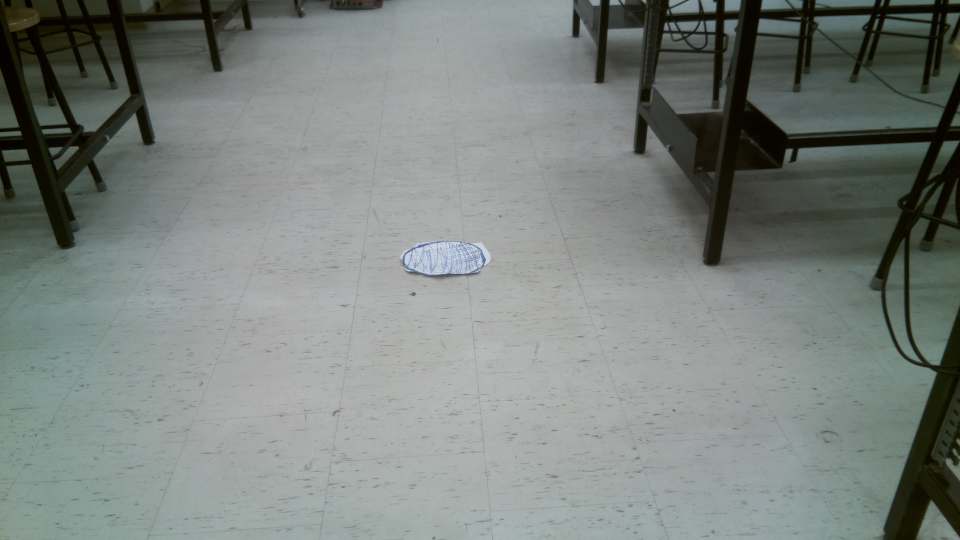
#> input picture Talha/Image Processing/indoor/image0000.jpg, 1920 x 1080 px (shown at 1/2 size)
$ python indoor_image.py   (older library calls are emulated)
#> lines starting #> are read from the running program, lines starting #| are printed output that depends on the picture; after the words box and inside, x2 and y2 are one past the last pixel; in counts of white or black regions, pixels touching at a corner belong together

import cv2 as cv
import glob
import numpy as np
i = 14

image1 = cv.imread('image0000.jpg')
#> image1 is the input picture: shape (1080, 1920, 3); mean B, G, R 126.8, 130.7, 124

mask = np.ones(image1.shape, dtype=np.uint8)
mask.fill(255)
#> mask: shape (1080, 1920, 3); every value is 255

roi_corners = np.array([[(300, 1100), (800, 400), (1200, 400), (1600, 1100)]])

cv.fillPoly(mask, roi_corners, 0)
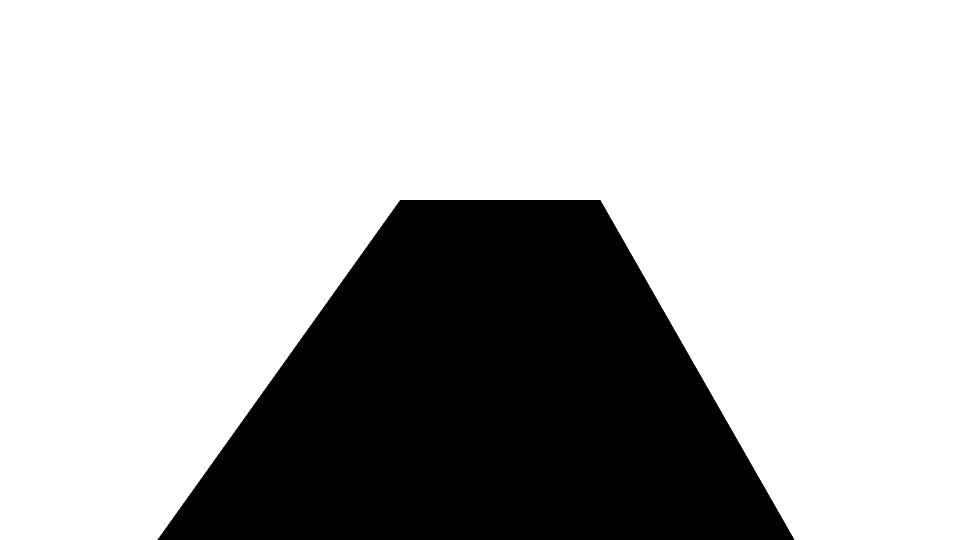
#> mask: shape (1080, 1920, 3) (shown at 1/2 size); 72.5% white; 1 black region, box (x1, y1, x2, y2) and area: (315, 400, 1589, 1080) 569500
masked_image = cv.bitwise_or(image1 ,mask)
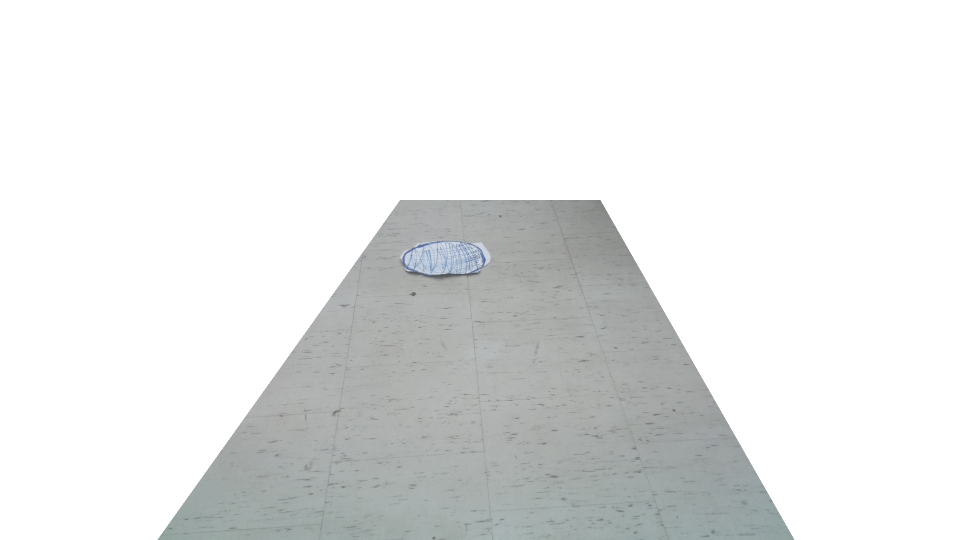
#> masked_image: shape (1080, 1920, 3) (shown at 1/2 size); mean B, G, R 231.3, 231.6, 230.3
cv.imwrite('masked_image.jpg', masked_image)
gray_image = cv.cvtColor(masked_image, cv.COLOR_BGR2GRAY)

blur = np.ones((5,5),np.float32)/25
ret, thresh = cv.threshold(blur, 50, 255, cv.THRESH_BINARY)
blurred = cv.filter2D(gray_image, -1, blur)

edges = cv.Canny(blurred,0,75)
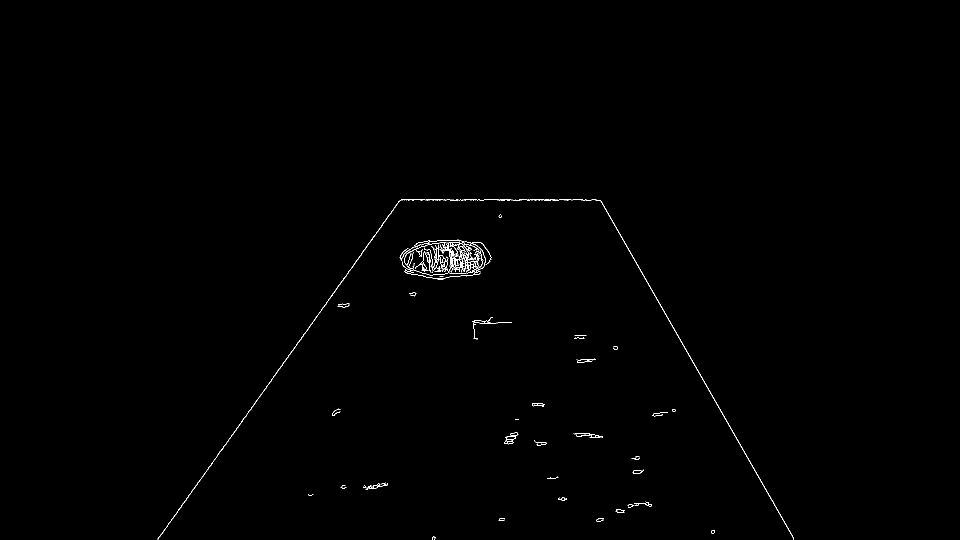
#> edges: shape (1080, 1920) (shown at 1/2 size); 0.34% white in thin lines or dots, all inside (x1, y1, x2, y2) = (315, 398, 1588, 1080)
kernel = np.ones((5,5),np.uint8)
dilate = cv.dilate(edges,kernel,iterations = 4)
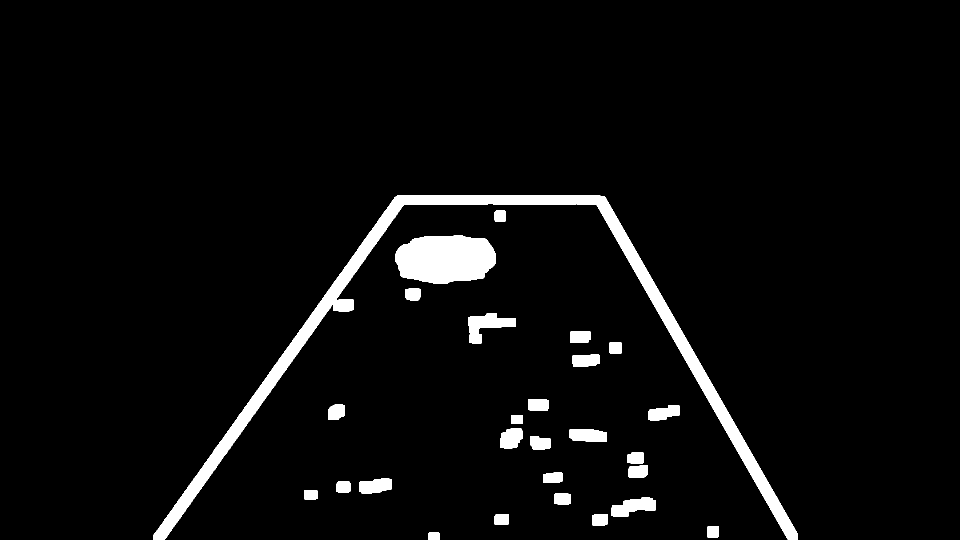
#> dilate: shape (1080, 1920) (shown at 1/2 size); 4.2% white; 27 white regions
#gray = cv.cvtColor(edges, cv.COLOR_BGR2GRAY)
labelnum, labelimg, contours, GOCs = cv.connectedComponentsWithStats(dilate)
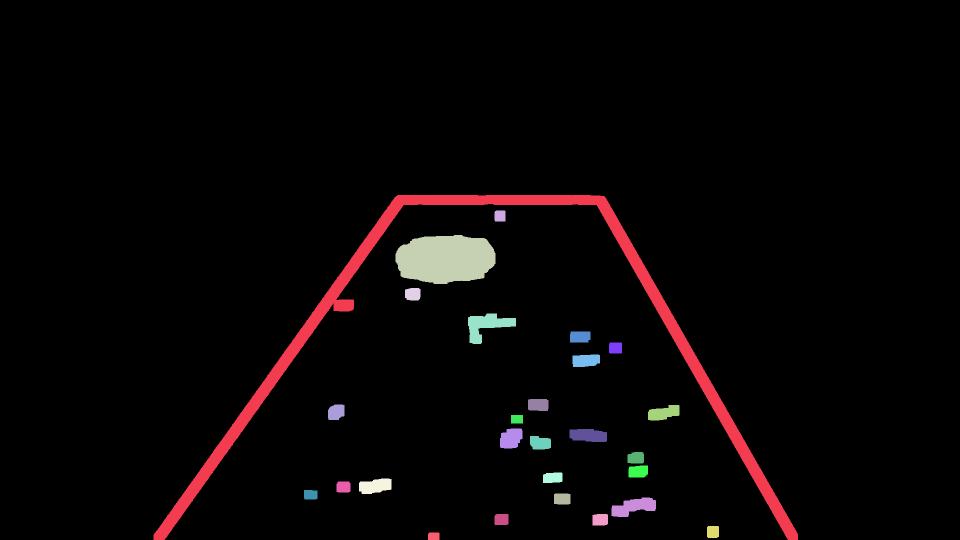
#> labelimg: shape (1080, 1920) int32 (shown at 1/2 size); 28 distinct labels, from 0 to 27; one colour per label, 0 black
#> labelnum = 28; contours = 28 rows, first 6: [0, 0, 1920, 1080, 1986452], [307, 390, 1289, 690, 46620], [989, 421, 22, 22, 476], [791, 470, 200, 98, 15921], [810, 576, 31, 25, 714], [936, 627, 96, 61, 2852]; GOCs = 28 pairs, first value 620.8 to 1425.5, second value 431.6 to 1072.1
for label in range(1, labelnum):
    x,y,w,h,size = contours[label]
    if size <= 100:
        dilate[y:y+h, x:x+w] = 0
#> this loop made 27 passes
#> (x, y, w, h, size) on passes 1 to 12: (307, 390, 1289, 690, 46620), (989, 421, 22, 22, 476), (791, 470, 200, 98, 15921), (810, 576, 31, 25, 714), (936, 627, 96, 61, 2852), (1140, 663, 41, 22, 877), (1218, 685, 26, 22, 564), (1145, 709, 55, 25, 1224), (1056, 798, 41, 24, 945), (656, 809, 33, 31, 892), (1296, 810, 63, 31, 1408), (1022, 830, 24, 17, 408)
cv.imwrite("img.jpg", edges)


cv.imwrite('edges.jpg', edges)
cv.imwrite('dilate.jpg', dilate)

# [6 lines of commented-out code are left out]
contour_list = []
im2, contours, hierarchy = cv.findContours(dilate,cv.RETR_TREE,cv.CHAIN_APPROX_SIMPLE)
#> contours = 27 contours; largest, box (x1, y1, x2, y2) and area: (307, 390, 1596, 1080) 44758, (791, 470, 991, 568) 15673, (936, 627, 1032, 688) 2698, (1223, 995, 1312, 1034) 2064, (1139, 858, 1214, 884) 1592
for contour in contours:
    approx = cv.approxPolyDP(contour, 0.01*cv.arcLength(contour, True), True)
    area = cv.contourArea(contour)
    if (area > 20000):
        contour_list.append(contour)
#> this loop made 27 passes
#> area on passes 1, 2, 3, 4, 5, 7, 8, 9, 10, 11, 12, 13: 304.5, 519.5, 640, 557.5, 2064, 454.5, 548, 1495.5, 700.5, 810.5, 654, 914
#> (approx, area) on passes 6, 16: ([[1108, 988], [1108, 1007], [1140, 1007], [1140, 988]], 658), ([[1022, 830], [1022, 846], [1045, 846], [1045, 830]], 368)
#> after the loop, contour_list = 1 contour; box (x1, y1, x2, y2) and area: (307, 390, 1596, 1080) 44758
cv.drawContours(image1, contour_list, -1, (0, 255, 0), 2)
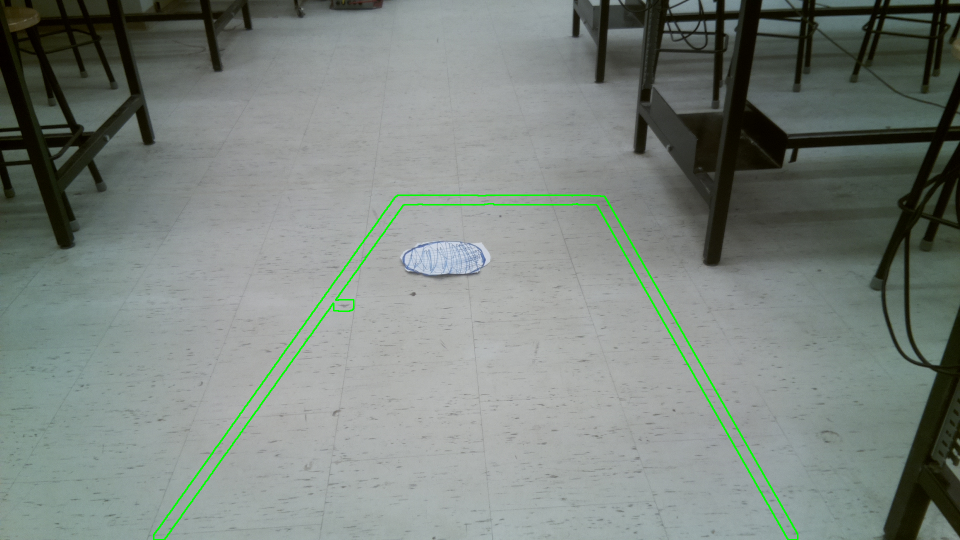
#> image1: shape (1080, 1920, 3) (shown at 1/2 size); 0.7% of pixels changed, all inside (x1, y1, x2, y2) = (306, 389, 1597, 1080)
cv.imwrite('objects.jpg', image1)
hull = []
for x in range(len(contours)):
    hull.append(cv.convexHull(contours[x], False))
#> this loop made 27 passes
#> after the loop, hull = 27 contours; largest, box (x1, y1, x2, y2) and area: (307, 390, 1596, 1080) 591980, (791, 470, 991, 568) 16226, (936, 627, 1032, 688) 4133, (1223, 995, 1312, 1034) 2562, (1139, 858, 1214, 884) 1670
for i in range(len(contours)):
    color_contours = (0,255,0)
    color = (0, 255, 0)
    cv.drawContours(image1, contours, i, color_contours, 5, 8, hierarchy)
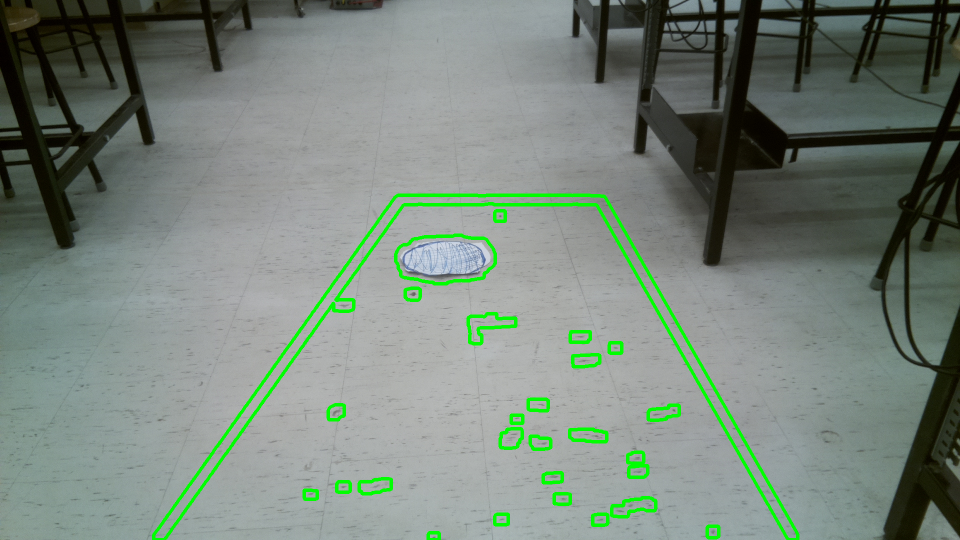
#> image1: shape (1080, 1920, 3) (shown at 1/2 size); 1.81% of pixels changed, all inside (x1, y1, x2, y2) = (304, 387, 1599, 1080)
    #cv.drawContours(image1, hull, i, color, 5, 8)
cv.imwrite('saved.jpg', image1)
